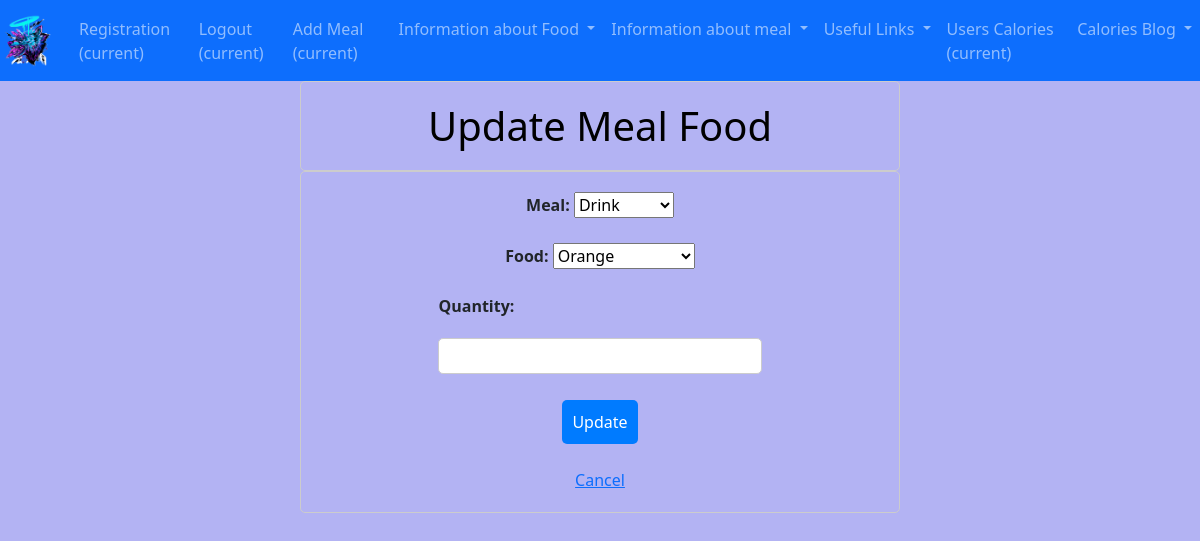
The page /meal_food/update/6 (signed in) on the database as committed earlier.
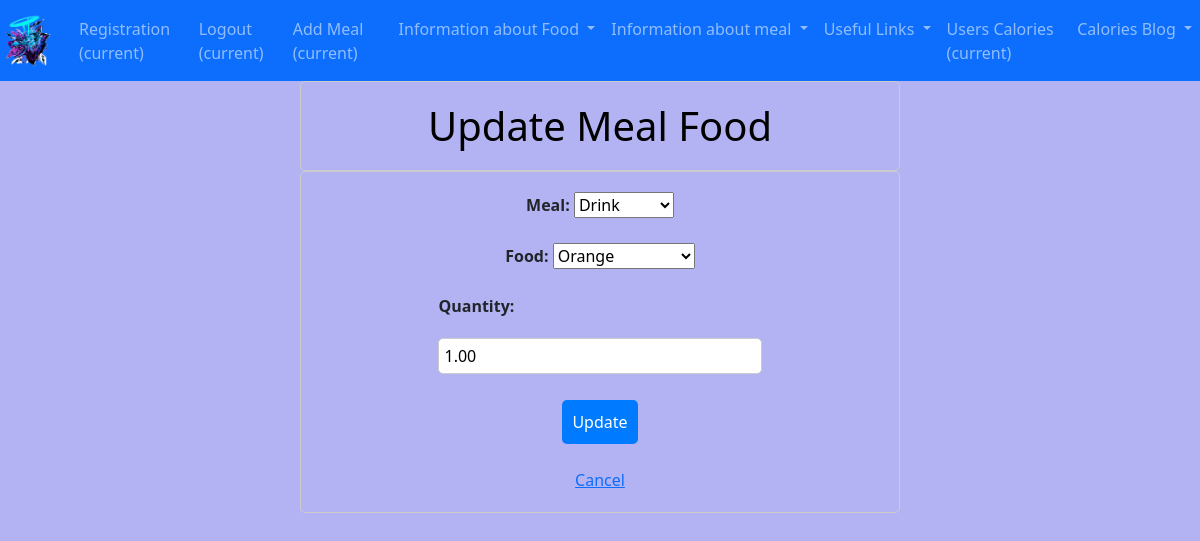
The same page on the database as committed later.
### calories_counter/models.py (models this page shows, shortened)
class MealFood(models.Model):
    meal = models.ForeignKey(Meal, on_delete=models.CASCADE)
    food = models.ForeignKey(Food, on_delete=models.CASCADE)
    quantity = models.DecimalField(max_digits=5, decimal_places=2, null=True, blank=True)

### calories_counter/views.py (the view)
# urls.py: path("meal_food/update/<int:pk>", views.MealFoodUpdate.as_view(), name="meal_food_update"),
class MealFoodUpdate(LoginRequiredMixin, UpdateView):
    model = MealFood
    template_name = "calories_counter/meal_food_update.html"
    fields = ["meal", "food", "quantity"]
    success_url = reverse_lazy('meal_food')

### calories_counter/models.py (called while the page is built)
    def __str__(self):
        return self.food_name

    def __str__(self):
        return self.meal_name

### calories_counter/templates/calories_counter/meal_food_update.html (shortened to what this page needs)
{% extends 'base.html' %}
{% load static %}
{% block css_files %}
  <link rel="stylesheet" href="{% static 'calories_counter/update_meal.css' %}">
{% endblock %}
{% block content %}
  <div>
  <h1>Update Meal Food</h1>
    <form action="" method="post">
      {{ form.as_p }}
      <button type="submit">Update</button>
      <br>
      <a href="{% url 'meal_food' %}">Cancel</a>
    </form>
  </div>
{% endblock %}

Rows that differ between the two databases and show on the page:
changed MealFood "Drink": quantity (not shown) → "1.00"
